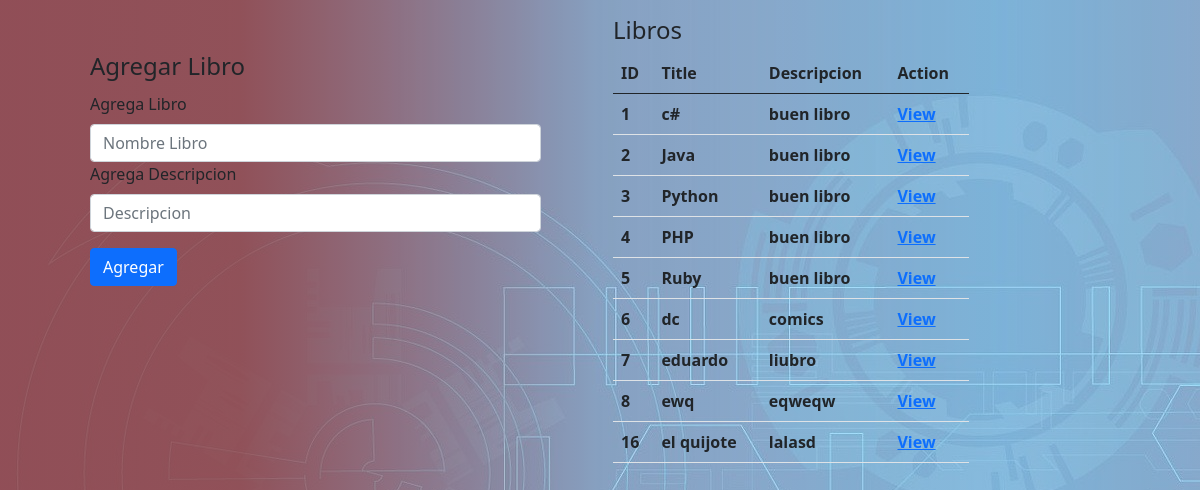
The app's page /app/ with its own data.
### app/models.py (models this page shows, shortened)
class Book(models.Model):
    title = models.CharField(max_length=255,null=False )
    descripcion =  models.CharField(max_length=255, null=True)
    created_at = models.DateTimeField(auto_now_add=True)
    updated_at = models.DateTimeField(auto_now=True)

### app/views.py (the view)
# urls.py: path('',views.index),
def index(request):
    context = {
        "authors": Author.objects.all(),
        "books": Book.objects.all(),
    }
    return render(request,"index.html",context)

### app/templates/index.html (shortened to what this page needs)
<!DOCTYPE html>
<html lang="en">
<head>
    {%load static%}
    <link rel="stylesheet" href="{% static 'css/bootstrap/bootstrap.css' %}">
    <link rel="stylesheet" href="{% static 'css/style.css' %}">
</head>
<body>
    <div class="container">
        <div class=" row">
            <div class=" col-5 my-5 mx-5">
                <form action="/app/add-book" method="POST">
                    <legend>Agregar Libro</legend>
                    <div class="mb-3">
                        <label for="disabledTextInput" class="form-label ">Agrega Libro</label>
                        <input type="text"  class="form-control" placeholder="Nombre Libro"
                            name="libro" required>
                        <label for="disabledTextInput" class="form-label ">Agrega Descripcion</label>
                        <input type="text"  class="form-control" placeholder="Descripcion"
                                name="descripcion" required>
                    </div>
                    <button type="submit" class="btn btn-primary">Agregar</button>
                </form>
            </div>
            <div class="col-4 my-3">
                <h4> Libros</h4>
                <table class="table">
                    <thead>
                        <tr>
                            <th>ID</th>
                            <th>Title</th>
                            <th>Descripcion</th>
                            <th>Action</th>
                        </tr>
                    </thead>
                    <tbody>
                        {% for book in books %}
                        <tr>
                            <th>{{book.id}}</th>
                            <th>{{book.title}}</th>
                            <th>{{book.descripcion}}</th>
                            <th><a href="http://localhost:8000/app/books/{{book.id}}">View</a></th>
                        </tr>
                        {% endfor %}
                    </tbody>
                </table>
            </div>
        </div>
    </div>
</body>
</html>

### app/static/css/style.css (style rules this page uses)
body { background:linear-gradient(90deg, rgba(160, 85, 85, 0.869) 20%, rgba(248, 247, 247, 0.472) 50%), url(../images/fondo.jpg); height: 100vh; }

### records on screen
Book: id "1", title "c#", descripcion "buen libro"
Book: id "2", title "Java", descripcion "buen libro"
Book: id "3", title "Python", descripcion "buen libro"
Book: id "4", title "PHP", descripcion "buen libro"
Book: id "5", title "Ruby", descripcion "buen libro"
Book: id "6", title "dc", descripcion "comics"
Book: id "7", title "eduardo", descripcion "liubro"
Book: id "8", title "ewq", descripcion "eqweqw"
Book: id "16", title "el quijote", descripcion "lalasd"
